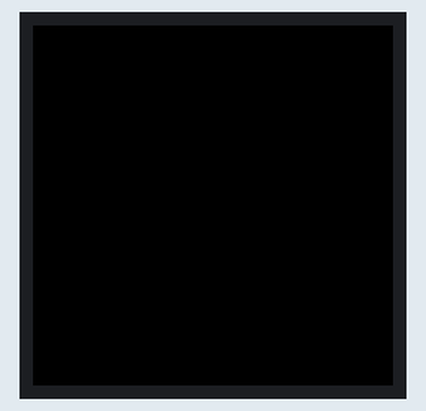
This program was run on a simulated CircuitPython board. Parts: 240×240 colour display. What the program prints to the serial console is not drawn.

Above: at 0.6 s.
At 3.9 s:
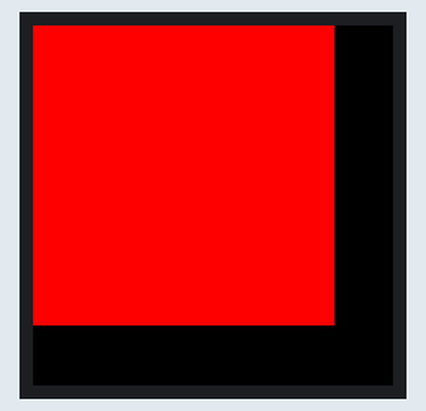
At 5.0 s:
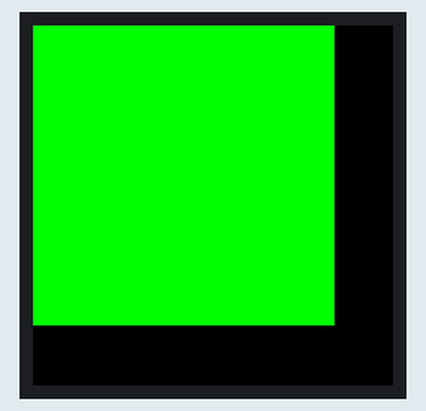
At 6.0 s:
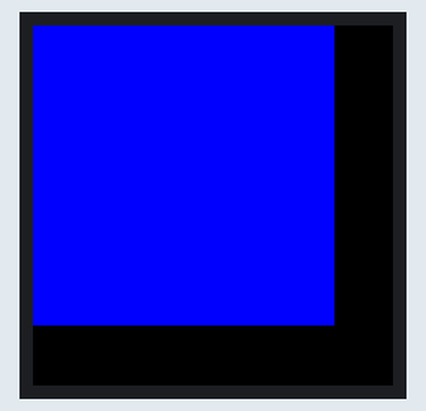

The program:

bitmap_cls_benchmark.py
```python
### Quick benchmark of clearing a displayio Bitmap using for loops

### See https://github.com/adafruit/circuitpython/issues/2688

### MIT License

### Copyright (c) 2020 Kevin J. Walters

### Permission is hereby granted, free of charge, to any person obtaining a copy
### of this software and associated documentation files (the "Software"), to deal
### in the Software without restriction, including without limitation the rights
### to use, copy, modify, merge, publish, distribute, sublicense, and/or sell
### copies of the Software, and to permit persons to whom the Software is
### furnished to do so, subject to the following conditions:

### The above copyright notice and this permission notice shall be included in all
### copies or substantial portions of the Software.

### THE SOFTWARE IS PROVIDED "AS IS", WITHOUT WARRANTY OF ANY KIND, EXPRESS OR
### IMPLIED, INCLUDING BUT NOT LIMITED TO THE WARRANTIES OF MERCHANTABILITY,
### FITNESS FOR A PARTICULAR PURPOSE AND NONINFRINGEMENT. IN NO EVENT SHALL THE
### AUTHORS OR COPYRIGHT HOLDERS BE LIABLE FOR ANY CLAIM, DAMAGES OR OTHER
### LIABILITY, WHETHER IN AN ACTION OF CONTRACT, TORT OR OTHERWISE, ARISING FROM,
### OUT OF OR IN CONNECTION WITH THE SOFTWARE OR THE USE OR OTHER DEALINGS IN THE
### SOFTWARE.

import time

import board
import displayio

WIDTH = 201
HEIGHT = 200

### The LCD attached to the CLUE
display = board.DISPLAY

### eight colours is 3 bits per pixel when packed
bitmap = displayio.Bitmap(WIDTH, HEIGHT, 8)

palette = displayio.Palette(8)
palette[0] = 0x000000
palette[1] = 0xff0000
palette[2] = 0x00ff00
palette[3] = 0x0000ff

tile_grid = displayio.TileGrid(bitmap, pixel_shader=palette)
group = displayio.Group()
group.append(tile_grid)

display.auto_refresh=False
display.show(group)


def refresh_screen(disp):
    ### pylint: disable=broad-except
    while True:
        refreshed = False
        try:
            refreshed = disp.refresh(minimum_frames_per_second=0)
        except Exception:
            pass
        if refreshed:
            break


def fillscreen1(bmp, col_idx):
    for x in range(WIDTH):
        for y in range(HEIGHT):
            bmp[x, y] = col_idx

def fillscreen2(bmp, col_idx):
    for y in range(HEIGHT):
        for x in range(WIDTH):
            bmp[x, y] = col_idx

def fillscreen3(bmp, col_idx):
    for idx in range(WIDTH * HEIGHT):
        bmp[idx] = col_idx

### TODO - would be better to show Bitmap changes and refresh time
###        separately

### "Big" Python has a timeit library but not present on CircuitPython
### so it's time for some for loops
for func in (fillscreen1, fillscreen2, fillscreen3):
    for _ in range(2):
        for colour_idx in (0, 0, 0, 1, 2, 3):
            t1 = time.monotonic_ns()
            func(bitmap, colour_idx)
            refresh_screen(display)
            t2 = time.monotonic_ns()
            func_name = str(func).split(" ")[1]
            print(func_name,
                  colour_idx,
                  "{:.3f}s".format((t2 - t1) / 1e9))
            time.sleep(0.5)
```

Measured:
- by itself, everything shown: repeats every 6.5 s, in 4 steps
- what the display in image 0 shows lasts 3.2 s, from 0.6 s to 3.8 s
- what the display in image 1 shows lasts 1.1 s, from 3.8 s to 4.9 s
